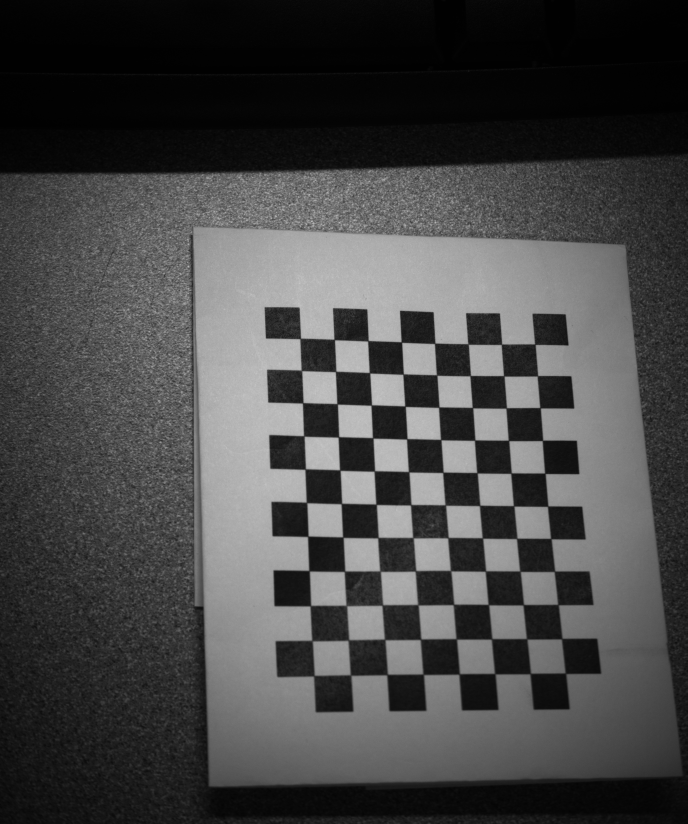
#> input picture Python/Old Code Files/CapturedImages/Pairs/pair_left_1.jpg, 2062 x 2472 px, found by its file name (shown at 1/3 size)
$ python 'camera_disparity and 3D reconstruction.py'   (older library calls are emulated)
#> lines starting #> are read from the running program, lines starting #| are printed output that depends on the picture
import cv2
import numpy as np
import matplotlib.pyplot as plt
from mpl_toolkits.mplot3d import Axes3D

# Load calibration data
mtx_left = np.load(
    r"C:\Users\jacob.thomas\Desktop\Jacob Thomas_118577\Full Time 2024\ShadeQC\IDS camera - GUI\Python\camera_mtx_left.npy"
)
#> (reads Python/Old Code Files/Outputs/camera_mtx_left.npy from the repository)
dist_left = np.load(
    r"C:\Users\jacob.thomas\Desktop\Jacob Thomas_118577\Full Time 2024\ShadeQC\IDS camera - GUI\Python\camera_dist_left.npy"
)
#> (reads Python/Old Code Files/Outputs/camera_dist_left.npy from the repository)
mtx_right = np.load(
    r"C:\Users\jacob.thomas\Desktop\Jacob Thomas_118577\Full Time 2024\ShadeQC\IDS camera - GUI\Python\camera_mtx_right.npy"
)
#> (reads Python/Old Code Files/Outputs/camera_mtx_right.npy from the repository)
dist_right = np.load(
    r"C:\Users\jacob.thomas\Desktop\Jacob Thomas_118577\Full Time 2024\ShadeQC\IDS camera - GUI\Python\camera_dist_right.npy"
)
#> (reads Python/Old Code Files/Outputs/camera_dist_right.npy from the repository)
R = np.load(
    r"C:\Users\jacob.thomas\Desktop\Jacob Thomas_118577\Full Time 2024\ShadeQC\IDS camera - GUI\Python\R.npy"
)
T = np.load(
    r"C:\Users\jacob.thomas\Desktop\Jacob Thomas_118577\Full Time 2024\ShadeQC\IDS camera - GUI\Python\T.npy"
)
Q = np.load(
    r"C:\Users\jacob.thomas\Desktop\Jacob Thomas_118577\Full Time 2024\ShadeQC\IDS camera - GUI\Python\Q.npy"
)


# Compute rectification transforms
image_height, image_width = cv2.imread(
    r"C:\Users\jacob.thomas\Desktop\Jacob Thomas_118577\Full Time 2024\ShadeQC\IDS camera - GUI\Python\CapturedImages\Pairs\pair_left_1.jpg",
    cv2.IMREAD_GRAYSCALE,
).shape
#> image_height = 2472; image_width = 2062
R1, R2, P1, P2, _, _, _ = cv2.stereoRectify(
    mtx_left, dist_left, mtx_right, dist_right, (image_width, image_height), R, T
)
#> R1 = [[0.989, -0.00173, -0.149], [0.00241, 1, 0.00439], [0.149, -0.0047, 0.989]]; R2 = [[0.986, 0.00585, 0.164], [-0.0051, 1, -0.005], [-0.164, 0.00409, 0.986]]; P1 = [[5452.8, 0, 826.2, 0], [0, 5452.8, 1157.1, 0], [0, 0, 1, 0]]; P2 = [[5452.8, 0, 826.2, 99120], [0, 5452.8, 1157.1, 0], [0, 0, 1, 0]]

# Initialize lists to store point clouds
all_points_3D = []

for i in range(1, 31):
    img_left = cv2.imread(
        rf"C:\Users\jacob.thomas\Desktop\Jacob Thomas_118577\Full Time 2024\ShadeQC\IDS camera - GUI\Python\CapturedImages\Pairs\pair_left_{i}.jpg",
        cv2.IMREAD_GRAYSCALE,
    )
#> img_left is the input picture: shape (2472, 2062); min 0, max 253, mean 71.1
    img_right = cv2.imread(
        rf"C:\Users\jacob.thomas\Desktop\Jacob Thomas_118577\Full Time 2024\ShadeQC\IDS camera - GUI\Python\CapturedImages\Pairs\pair_right_{i}.jpg",
        cv2.IMREAD_GRAYSCALE,
    )

    # Apply rectification
    map1_left, map2_left = cv2.initUndistortRectifyMap(
        mtx_left, dist_left, R1, P1, (image_width, image_height), cv2.CV_16SC2
    )
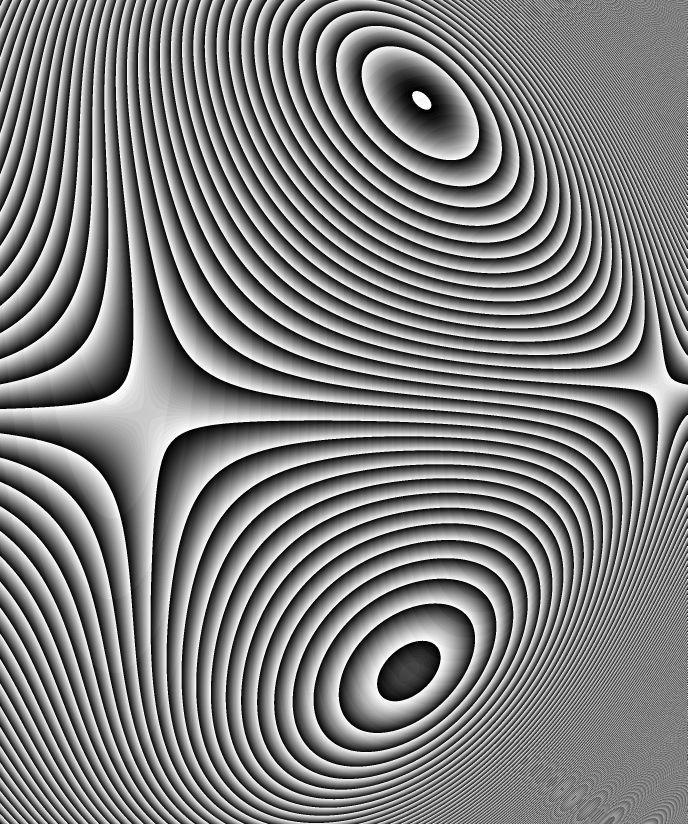
#> map2_left: shape (2472, 2062) uint16 (shown at 1/3 size); min 0, max 1023, mean 512.7; drawn with min black and max white
    map1_right, map2_right = cv2.initUndistortRectifyMap(
        mtx_right, dist_right, R2, P2, (image_width, image_height), cv2.CV_16SC2
    )
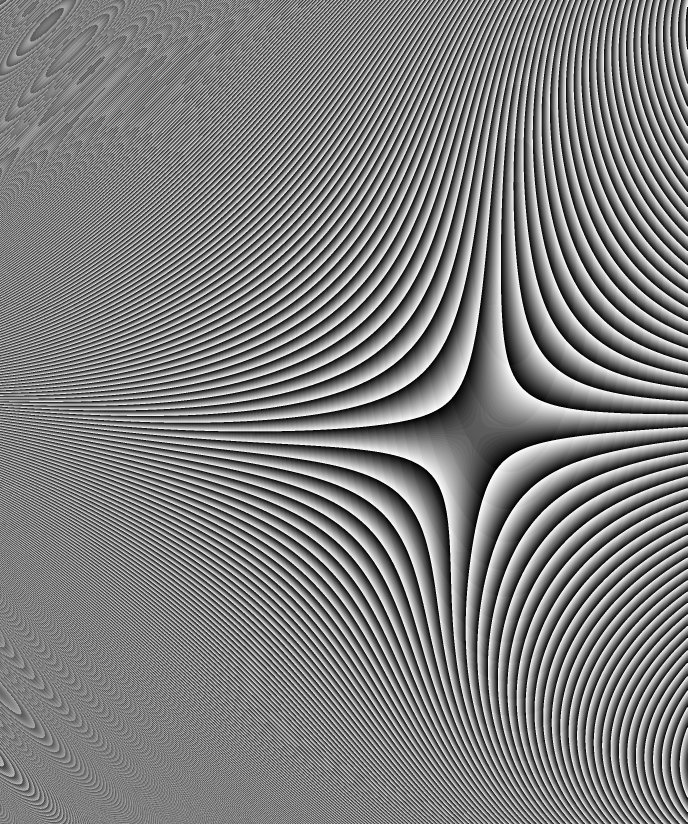
#> map2_right: shape (2472, 2062) uint16 (shown at 1/3 size); min 0, max 1023, mean 510.7; drawn with min black and max white

    rectified_left = cv2.remap(img_left, map1_left, map2_left, cv2.INTER_LINEAR)
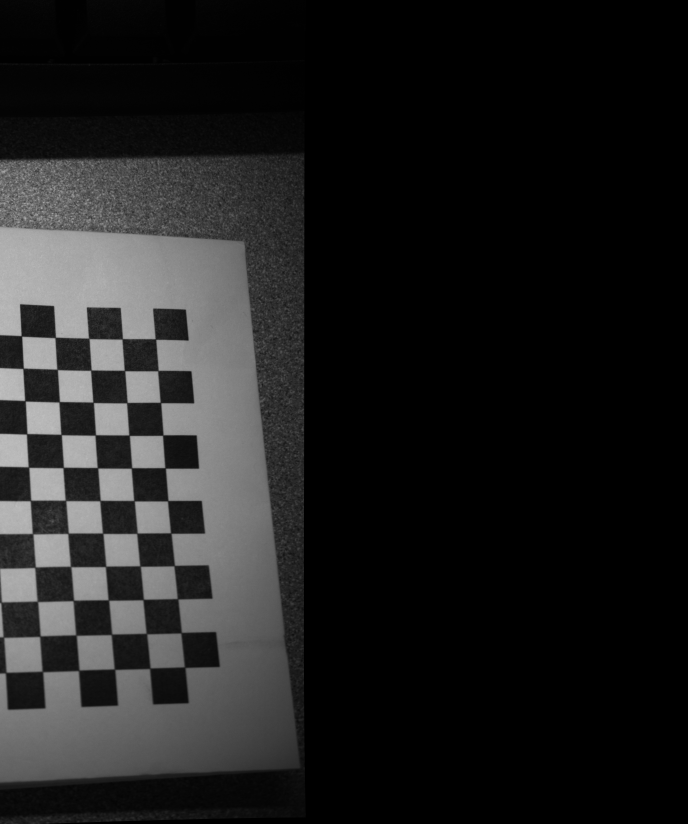
#> rectified_left: shape (2472, 2062) (shown at 1/3 size); min 0, max 197, mean 31.4
#> (the run stopped early here; a loop or call above may not have finished)
